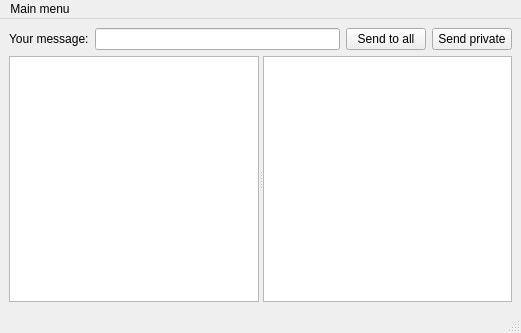
<?xml version="1.0" encoding="UTF-8"?>
<ui version="4.0">
 <class>MainWindow</class>
 <widget class="QMainWindow" name="MainWindow">
  <property name="geometry">
   <rect>
    <x>0</x>
    <y>0</y>
    <width>521</width>
    <height>333</height>
   </rect>
  </property>
  <property name="windowTitle">
   <string>MainWindow</string>
  </property>
  <widget class="QWidget" name="centralwidget">
   <layout class="QVBoxLayout" name="verticalLayout" stretch="0,1">
    <item>
     <layout class="QHBoxLayout" name="horizontalLayout">
      <item>
       <widget class="QLabel" name="label">
        <property name="text">
         <string>Your message:</string>
        </property>
       </widget>
      </item>
      <item>
       <widget class="QLineEdit" name="messageLineEdit"/>
      </item>
      <item>
       <widget class="QPushButton" name="sendMessageButton">
        <property name="text">
         <string>Send to all</string>
        </property>
       </widget>
      </item>
      <item>
       <widget class="QPushButton" name="privateMessageSendButton">
        <property name="text">
         <string>Send private</string>
        </property>
       </widget>
      </item>
     </layout>
    </item>
    <item>
     <widget class="QSplitter" name="splitter">
      <property name="orientation">
       <enum>Qt::Horizontal</enum>
      </property>
      <widget class="QTextBrowser" name="commonChatBrowser"/>
      <widget class="QTextBrowser" name="privateChatBrowser"/>
     </widget>
    </item>
   </layout>
  </widget>
  <widget class="QMenuBar" name="menubar">
   <property name="geometry">
    <rect>
     <x>0</x>
     <y>0</y>
     <width>521</width>
     <height>22</height>
    </rect>
   </property>
   <widget class="QMenu" name="menuMain_menu">
    <property name="title">
     <string>Main menu</string>
    </property>
    <addaction name="actionOpen_another_cliend"/>
    <addaction name="separator"/>
    <addaction name="actionBan_user"/>
    <addaction name="separator"/>
    <addaction name="actionCloseClient"/>
   </widget>
   <addaction name="menuMain_menu"/>
  </widget>
  <widget class="QStatusBar" name="statusbar"/>
  <action name="actionOpen_another_cliend">
   <property name="text">
    <string>Open another client</string>
   </property>
  </action>
  <action name="actionCloseClient">
   <property name="text">
    <string>Close this client</string>
   </property>
  </action>
  <action name="actionBan_user">
   <property name="text">
    <string>Ban user</string>
   </property>
  </action>
 </widget>
 <resources/>
 <connections/>
</ui>
